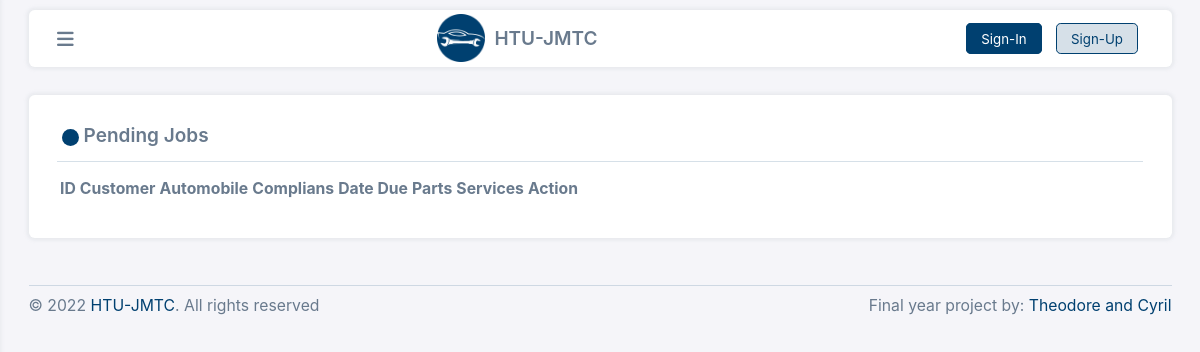
Page /garage/labour/jobs.php on the committed database.
### tables this page shows
CREATE TABLE IF NOT EXISTS `garage` (
  `ID` int(11) NOT NULL AUTO_INCREMENT,
  `Logo` mediumtext NOT NULL,
  `AddressID` int(11) NOT NULL,
  `AboutUs` mediumtext NOT NULL,
  `ShortName` varchar(50) NOT NULL,
  `LongName` varchar(100) NOT NULL,
  `Phone` varchar(25) NOT NULL,
  `Email` varchar(75) NOT NULL,
  `Box` varchar(25) NOT NULL,
  `DateCreated` timestamp NOT NULL DEFAULT CURRENT_TIMESTAMP,
  `LastModified` timestamp NOT NULL DEFAULT CURRENT_TIMESTAMP,
  PRIMARY KEY (`ID`)
);

### garage/labour/includes/session.php (called while the page is built, shortened)
<?php
	include '../../includes/dbconn.php';
	if(!isset($_SESSION['employee']) && $_SESSION['Labour']){
		header('location: ../../signin.php');
		exit();
	}else{
		try {
			$conn = $pdo->open();
			$stmtSytem = $conn->prepare("SELECT *, `g`.`ID` AS `GarageID`, COUNT(*) AS `numrows` FROM `garage` `g`
			JOIN `addresses` `a` ON `g`.`AddressID` = `a`.`ID`
			JOIN `countries` `c` ON `c`.`ID` = `a`.`CountryID`
			JOIN `regions` `r` ON `r`.`ID` = `a`.`RegionID`
			JOIN `cities` `ci` ON `ci`.`ID` = `a`.`CityID`");
			$stmtSytem->execute();
			$rowSytem = $stmtSytem->fetch();
		} catch (PDOException $th) {
			echo $th->getMessage();
		}
	}
?>

### garage/labour/includes/nav.php (shortened to what this page needs)
<nav class="box">
    <i class="fa fa-bars aside-show"></i>
    <a href="index.php">
        <span class="logo">
            <img src="../../images/system/<?php echo $rowSytem['Logo'] ?>" alt="">
            <span><?php echo $rowSytem['ShortName'] ?></span>
        </span>
    </a>
    <?php
        if(isset($_SESSION['employee']) && !empty($_SESSION['employee'])){
            try{
            $conn = $pdo->open();
            $null = '';
            $stmt = $conn->prepare("SELECT * FROM `employees` `e` JOIN `users` `u` ON `u`.`ID` = `e`.`EmployeeUserID` WHERE `e`.`EmployeeUserID` = :user ");
			$stmt->execute(['user' => $_SESSION['employee']]);
			$current_user = $stmt->fetch();
            $current_user_name = $current_user["Username"];
            $current_user_image = (!empty($current_user["Photo"])? $current_user["Photo"] : 'no-profile.jpg');
            echo '
            <span class="user user-in">
                <span class="user-name">
                    <div>Hi, '.$current_user_name.'</div>
                </span>
                <span class="user-img">
                    <img src="../../images/profiles/'.$current_user_image.'"  alt="">
                </span>
            </span>';
             }catch(PDOException $e){
               echo "There is some problem in connection: " . $e->getMessage();
            }
            $pdo->close();
        }else{
    ?>
        <span class="user-out">
            <span class="sign-buttons">
                <a href="signin.php" class="btn btn-theme">Sign-In</a>
                <a href="signup.php" class="btn btn-theme-outline">Sign-Up</a>
            </span>
        </span>
    <?php
        }
    ?>
</nav>

### assets/css/styler.css (style rules this page uses)
* { box-sizing: border-box; font-family: "Public Sans", -apple-system, BlinkMacSystemFont, "Segoe UI", "Oxygen", "Ubuntu", "Cantarell", "Fira Sans", "Droid Sans", "Helvetica Neue", sans-serif; }
* a { text-decoration: none; color: inherit; }
html { font-size: 10px; }
body { margin: 0; padding: 0; font-size: 16px; max-width: 100%; width: 100%; height: 100%; color: #697a8d; background: #f5f5f9; }
.box { box-shadow: 0 0 0.375rem 0.25rem #a1acb826; margin: 1.5rem; padding: 3rem; border: none; border-radius: .6rem; background: #fff; transition: all .25s ease; }
.btn { font-size: 1.4rem; height: auto; width: auto; border: none; outline: none; color: #ffffff; margin: .5rem; border-radius: .5rem; padding: .7rem 1.5rem; cursor: pointer; min-width: 3rem; }
.btn-theme-outline { border: .1rem solid #004070; background: #00407029; color: #004070; }
.btn-theme { border: .1rem solid #004070; background: #004070; }

### assets/css/style.css (style rules this page uses)
nav { width: 100%; margin: 0 !important; grid-column: 1 / 7; display: flex; align-items: center; justify-content: space-between; padding: 0 3rem !important; position: relative; }
.logo { width: auto; height: 5rem; display: flex; align-items: center; justify-content: center; }
.logo img { width: 5rem; height: 5rem; }
.logo span { height: 5rem; margin: 0 0 0 1rem; display: flex; justify-content: center; align-items: center; font-weight: 600; font-size: 2rem; }
.sign-buttons { display: block; }
.aside-show { font-size: 2rem; display: none; cursor: pointer; }

### assets/css/responsive.css (style rules this page uses)
@media only screen and (max-width: 1200px) { html { font-size: 9.5px; } }
@media only screen and (max-width: 1200px) { body { font-size: 15.75px; } }
@media only screen and (max-width: 1200px) { .aside-hide, .aside-show { display: block; } }

### rows in the picture
garage: Logo (picture), ShortName "HTU-JMTC"
